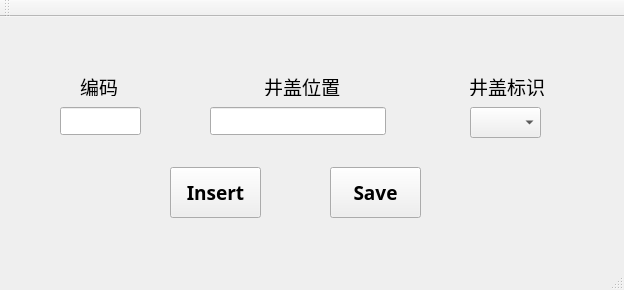
<?xml version="1.0" encoding="UTF-8"?>
<ui version="4.0">
 <class>MainWindow</class>
 <widget class="QMainWindow" name="MainWindow">
  <property name="geometry">
   <rect>
    <x>0</x>
    <y>0</y>
    <width>624</width>
    <height>290</height>
   </rect>
  </property>
  <property name="windowTitle">
   <string>MainWindow</string>
  </property>
  <widget class="QWidget" name="centralWidget">
   <widget class="QLabel" name="label">
    <property name="geometry">
     <rect>
      <x>80</x>
      <y>60</y>
      <width>38</width>
      <height>19</height>
     </rect>
    </property>
    <property name="font">
     <font>
      <family>华文琥珀</family>
      <pointsize>14</pointsize>
     </font>
    </property>
    <property name="text">
     <string>编码</string>
    </property>
   </widget>
   <widget class="QLabel" name="label_3">
    <property name="geometry">
     <rect>
      <x>469</x>
      <y>60</y>
      <width>76</width>
      <height>19</height>
     </rect>
    </property>
    <property name="font">
     <font>
      <family>华文琥珀</family>
      <pointsize>14</pointsize>
     </font>
    </property>
    <property name="text">
     <string>井盖标识</string>
    </property>
   </widget>
   <widget class="QLineEdit" name="code_lineEdit">
    <property name="geometry">
     <rect>
      <x>60</x>
      <y>90</y>
      <width>81</width>
      <height>28</height>
     </rect>
    </property>
    <property name="font">
     <font>
      <family>Source Code Pro</family>
      <pointsize>12</pointsize>
      <weight>75</weight>
      <bold>true</bold>
     </font>
    </property>
   </widget>
   <widget class="QLineEdit" name="loc_lineEdit">
    <property name="geometry">
     <rect>
      <x>210</x>
      <y>90</y>
      <width>176</width>
      <height>28</height>
     </rect>
    </property>
    <property name="font">
     <font>
      <family>黑体</family>
      <pointsize>12</pointsize>
      <weight>50</weight>
      <bold>false</bold>
     </font>
    </property>
   </widget>
   <widget class="QComboBox" name="maker_comboBox">
    <property name="geometry">
     <rect>
      <x>470</x>
      <y>90</y>
      <width>71</width>
      <height>31</height>
     </rect>
    </property>
    <property name="font">
     <font>
      <family>黑体</family>
      <pointsize>12</pointsize>
     </font>
    </property>
   </widget>
   <widget class="QPushButton" name="insert_button">
    <property name="geometry">
     <rect>
      <x>170</x>
      <y>150</y>
      <width>91</width>
      <height>51</height>
     </rect>
    </property>
    <property name="font">
     <font>
      <family>Source Code Pro</family>
      <pointsize>14</pointsize>
      <weight>75</weight>
      <bold>true</bold>
     </font>
    </property>
    <property name="text">
     <string>Insert</string>
    </property>
   </widget>
   <widget class="QLabel" name="debug_label">
    <property name="geometry">
     <rect>
      <x>10</x>
      <y>0</y>
      <width>151</width>
      <height>31</height>
     </rect>
    </property>
    <property name="font">
     <font>
      <family>宋体</family>
     </font>
    </property>
    <property name="text">
     <string/>
    </property>
   </widget>
   <widget class="QPushButton" name="save_button">
    <property name="geometry">
     <rect>
      <x>330</x>
      <y>150</y>
      <width>91</width>
      <height>51</height>
     </rect>
    </property>
    <property name="font">
     <font>
      <family>Source Code Pro</family>
      <pointsize>14</pointsize>
      <weight>75</weight>
      <bold>true</bold>
     </font>
    </property>
    <property name="text">
     <string>Save</string>
    </property>
   </widget>
   <widget class="QLabel" name="label_2">
    <property name="geometry">
     <rect>
      <x>264</x>
      <y>60</y>
      <width>76</width>
      <height>19</height>
     </rect>
    </property>
    <property name="font">
     <font>
      <family>华文琥珀</family>
      <pointsize>14</pointsize>
     </font>
    </property>
    <property name="text">
     <string>井盖位置</string>
    </property>
   </widget>
  </widget>
  <widget class="QMenuBar" name="menuBar">
   <property name="geometry">
    <rect>
     <x>0</x>
     <y>0</y>
     <width>624</width>
     <height>22</height>
    </rect>
   </property>
  </widget>
  <widget class="QToolBar" name="mainToolBar">
   <attribute name="toolBarArea">
    <enum>TopToolBarArea</enum>
   </attribute>
   <attribute name="toolBarBreak">
    <bool>false</bool>
   </attribute>
  </widget>
  <widget class="QStatusBar" name="statusBar"/>
 </widget>
 <layoutdefault spacing="6" margin="11"/>
 <resources/>
 <connections/>
</ui>
